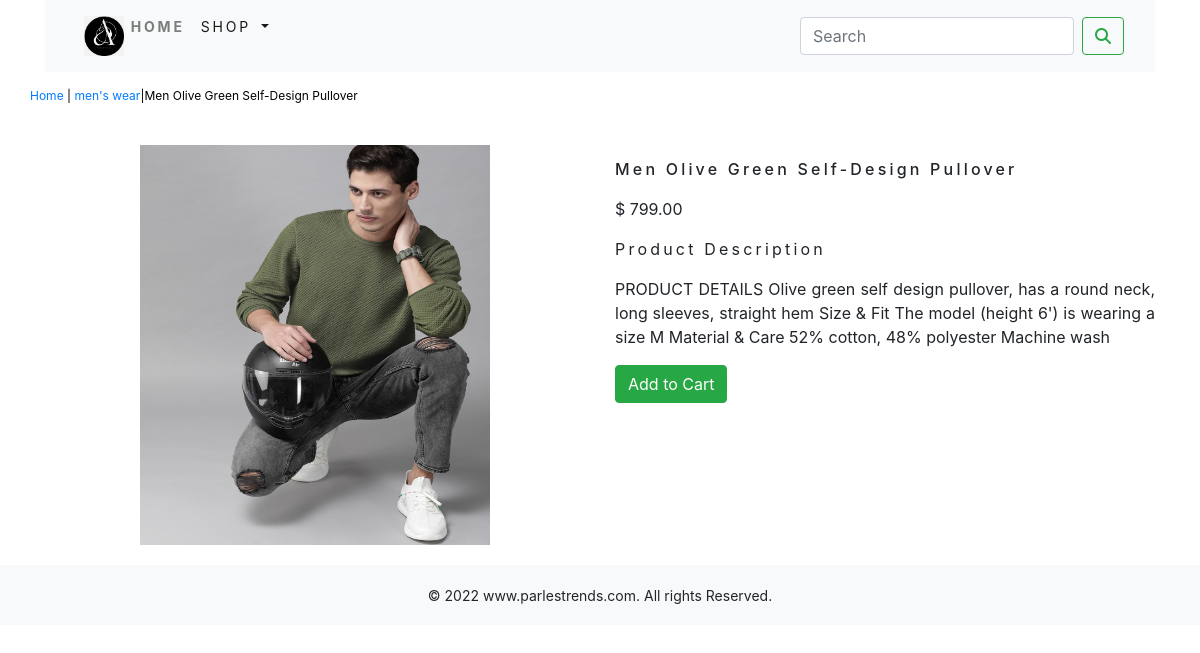
Page /shop/mens-wear/men-olive-green-self-design-pullover/ on the committed database.
### shop/models.py (models this page shows, shortened)
class Product(models.Model):
    name = models.CharField(max_length=250, unique=True)
    slug = models.SlugField(max_length=250, unique=True)
    description = models.TextField(blank=True)
    price = models.DecimalField(max_digits=10, decimal_places=2)
    category = models.ForeignKey(Category, on_delete=models.CASCADE)
    image = models.ImageField(upload_to='product', blank=True)
    stock = models.IntegerField()
    available = models.BooleanField(default=True)
    created = models.DateTimeField(auto_now_add=True)
    updated = models.DateTimeField(auto_now=True)
    class Meta:
        ordering = ('name',)
        verbose_name = 'product'
        verbose_name_plural = 'products'

class Category(models.Model):
    name = models.CharField(max_length=250, unique=True)
    slug = models.SlugField(max_length=250, unique=True)
    description = models.TextField(blank=True)
    image = models.ImageField(upload_to='category', blank=True)
    class Meta:
        ordering = ('name',)
        verbose_name = 'category'
        verbose_name_plural = 'categories'
    def get_url(self):
        return reverse('shop:products_by_category', args=[self.slug])
    def __str__(self):
        return '{}'.format(self.name)

### shop/views.py (the view)
# urls.py: path('<slug:c_slug>/<slug:product_slug>/', views.proDetail, name='prodCatdetail'),
def proDetail(request, c_slug, product_slug):
    try:
        product = Product.objects.get(category__slug=c_slug, slug=product_slug)
    except Exception as e:
        raise e
    return render(request, 'product.html', {'product': product})

### cart/context_processors.py (called while the page is built)
def counter(request):
    item_count = 0
    if 'admin' in request.path:
        return {}
    else:
        try:
            cart = Cart.objects.filter(cart_id=_cart_id(request))
            car_items = CartItem.objects.all().filter(cart=cart[:1])
            for cart_item in car_items:
                item_count += cart_item.quantity
        except Cart.DoesNotExist:
            item_count = 0
    return dict(item_count=item_count)

### cart/views.py (called while the page is built)
def _cart_id(request):
    cart = request.session.session_key
    if not cart:
        cart = request.session.create()
    return cart

### shop/context_processors.py (called while the page is built)
def menu_links(request):
    links = Category.objects.all()
    return dict(links=links)

### templates/product.html (shortened to what this page needs)
{% extends 'base.html' %}
{% load static %}
{% block content %}
<div class="row my_prod_row_class">
    <div class="mx_auto">
        <p><a href="{% url 'shop:allProdCat' %}">Home</a> | <a href="{{product.category.get_url}}">{{product.category}}</a>|{{product.name}}</p>
    </div>
<div class="container">
<br>
    <div class="row">
        <div class="col-12 col-sm-12 col-md-12 col-lg-6 text-center">
        <div style="min-width:18rem;">
            <img src="{{product.image.url}}" alt="{{product.name}}" height="400px" width="350px">
        </div>
    </div>
        <div class="col-12 col-sm-12 col-md-12 col-lg-6">
            <div>
            <h1 class="my_prod_title">{{product.name}}</h1>
            <p>$ {{product.price}}</p>
            <p class="my_title"> Product Description</p>
            <p class="text-justify my_prod_text">{{product.description}}</p>
            {% if product.stock <= 0 %}
            <p class="text-justify my_prod_text"><b>Out of stock</b></p>
            {% else %}
            <a class="btn btn-success" href="{% url 'cart:add_cart' product.id %}">Add to Cart</a>
            {% endif %}
        </div>
    </div>
    </div>
    </div>
</div>
{% endblock %}

### static/css/custom.css (style rules this page uses)
body { font-family: 'Roboto', sans-serif; }
.my_title { font-size:16px; text_transform:uppercase; letter-spacing:.2em; }
.my_prod_row_class { padding-top:15px; padding-bottom:20px; }
.my_prod_row_class .mx_auto { color:#000; font-size:12px; text-decoration:none; }
.my_prod_title { font-size:16px; text_transform:uppercase; letter-spacing: .2em; padding-top:15px; padding-bottom:10px; }
.my_prod_text { padding }

### rows in the picture
Product: category "men's wear", name "Men Olive Green Self-Design Pullover", image (picture), price "799.00", description "PRODUCT DETAILS Olive green self design pullover, has a round neck, long sleeves, straight hem Size & Fit The model (height 6') is wearing a size M Material & Care 52% cotton, 48% polyester Machine wash"
